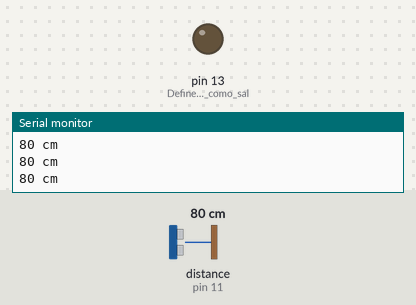
This sketch was run on a simulated Arduino Uno, built with avr-gcc and run on an emulated ATmega328P. Parts: output pins drawn as LEDs (lit = HIGH), the last lines printed to the serial monitor. Wiring (inferred from the names in the program): ultrasonic range finder: trigger pin 12; echo pin 11. Inputs (shaded band) come from the test bench; at power-on: distance to the obstacle (sensor on pin 11) 80 cm. The echo pulse lasts 58.3 µs per cm; pins used as bus, display or sensor lines are not drawn.

Above: at 1.2 s.
1.3 s: distance to the obstacle (sensor on pin 11) set to 36 cm
2.8 s: distance to the obstacle (sensor on pin 11) set to 30 cm
At 3.5 s:
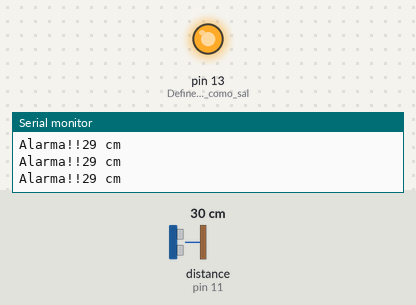
4.3 s: distance to the obstacle (sensor on pin 11) set to 35 cm
At 4.8 s:
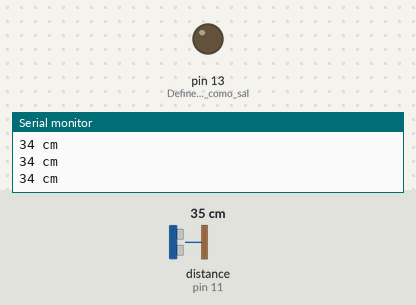
Timing chart, 0 to 7.3 s (numbered marks = the images above; inputs shaded):
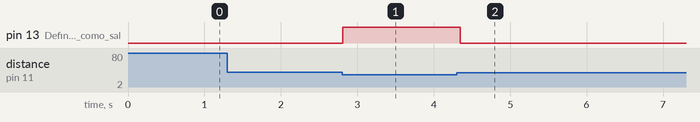

The sketch:

SR04_Example.ino
```cpp
#define TRIG_PIN 12         //Salida del sensor de ultrasonidos. Con esto le damos la señal al sensor para que empiece a actuar.
#define ECHO_PIN 11         //Entrada del sensor. Nos dará la señal con la que calculamos la distancia.
long duracion, distancia;

void setup() {
   Serial.begin(9600);
   pinMode(TRIG_PIN, OUTPUT);
   pinMode(ECHO_PIN, INPUT);
   pinMode(13,1);                  //Define el pin 13 como salida
}

void loop() {
   digitalWrite(TRIG_PIN, LOW);   //Nos aseguramos que no emitimos
   delayMicroseconds(2);          //Esperamos
   digitalWrite(TRIG_PIN, HIGH);  //Damos un pulso
   delayMicroseconds(10);
   digitalWrite(TRIG_PIN, LOW);

   duracion = pulseIn(ECHO_PIN, HIGH);
   distancia = (duracion/58);

   if (distancia >=500 || distancia <=0){
    Serial.print("-----");
   }
   else {
    Serial.print(distancia);
    Serial.println(" cm");
    digitalWrite(13,0);
   }
   if (distancia <=30 && distancia >=1){
    digitalWrite(13,1);
    Serial.print("Alarma!!");
   }

  delay(100);


}
```

Measured:
- the behaviour switches between 32 and 31 cm on distance to the obstacle (sensor on pin 11) (found by bisection; images 0 and 1)
- after the input at 2.8 s, pin 13 (Define_el_pin_13_como_sal): LOW → HIGH at once
- after the input at 4.3 s, pin 13 (Define_el_pin_13_como_sal): HIGH → LOW after 0.05 s
